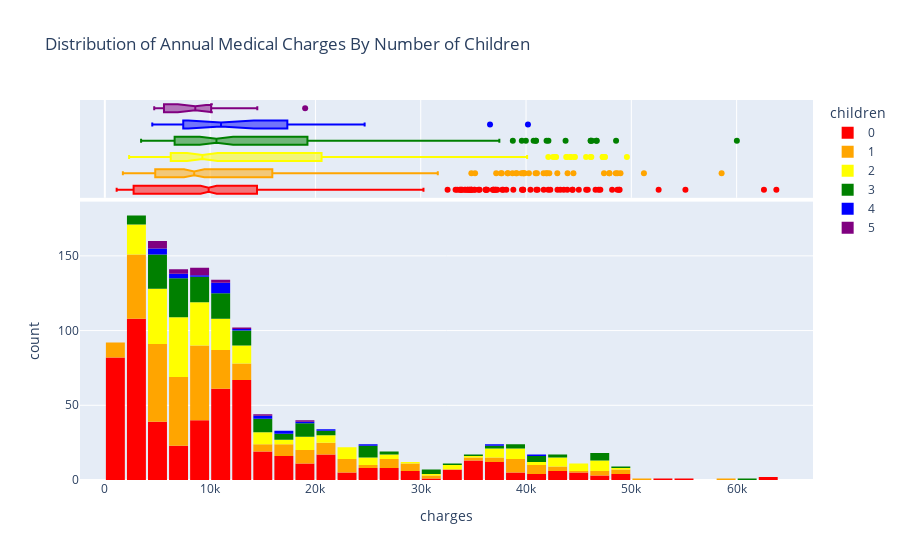

Source (notebook cell):
### Code cell
sorted_by_children_df = medical_df.sort_values('children')
fig = px.histogram(sorted_by_children_df,
                   x = 'charges',
                   marginal = 'box',
                   color = 'children',
                   color_discrete_sequence = ['red', 'orange', 'yellow', 'green', 'blue', 'purple'],
                   title = 'Distribution of Annual Medical Charges By Number of Children')
fig.update_layout(bargap = 0.1)
fig.show()

### Figure 1 — Plotly figure (JSON) as saved in the notebook; plotly's stock layout.template omitted (floating-point values rounded to 4 significant figures; data arrays with more than 128 entries replaced by an {"elided": "..."} marker saying what was removed)
{"data": [{"bingroup": "x", "hovertemplate": "children=0<br>charges=%{x}<br>count=%{y}<extra></extra>", "legendgroup": "0", "marker": {"color": "red", "pattern": {"shape": ""}}, "name": "0", "orientation": "v", "showlegend": true, "type": "histogram", "x": {"elided": "574 float values"}, "xaxis": "x", "yaxis": "y"}, {"hovertemplate": "children=0<br>charges=%{x}<extra></extra>", "legendgroup": "0", "marker": {"color": "red"}, "name": "0", "notched": true, "showlegend": false, "type": "box", "x": {"elided": "574 float values"}, "xaxis": "x2", "yaxis": "y2"}, {"bingroup": "x", "hovertemplate": "children=1<br>charges=%{x}<br>count=%{y}<extra></extra>", "legendgroup": "1", "marker": {"color": "orange", "pattern": {"shape": ""}}, "name": "1", "orientation": "v", "showlegend": true, "type": "histogram", "x": {"elided": "324 float values"}, "xaxis": "x", "yaxis": "y"}, {"hovertemplate": "children=1<br>charges=%{x}<extra></extra>", "legendgroup": "1", "marker": {"color": "orange"}, "name": "1", "notched": true, "showlegend": false, "type": "box", "x": {"elided": "324 float values"}, "xaxis": "x2", "yaxis": "y2"}, {"bingroup": "x", "hovertemplate": "children=2<br>charges=%{x}<br>count=%{y}<extra></extra>", "legendgroup": "2", "marker": {"color": "yellow", "pattern": {"shape": ""}}, "name": "2", "orientation": "v", "showlegend": true, "type": "histogram", "x": {"elided": "240 float values"}, "xaxis": "x", "yaxis": "y"}, {"hovertemplate": "children=2<br>charges=%{x}<extra></extra>", "legendgroup": "2", "marker": {"color": "yellow"}, "name": "2", "notched": true, "showlegend": false, "type": "box", "x": {"elided": "240 float values"}, "xaxis": "x2", "yaxis": "y2"}, {"bingroup": "x", "hovertemplate": "children=3<br>charges=%{x}<br>count=%{y}<extra></extra>", "legendgroup": "3", "marker": {"color": "green", "pattern": {"shape": ""}}, "name": "3", "orientation": "v", "showlegend": true, "type": "histogram", "x": {"elided": "157 float values"}, "xaxis": "x", "yaxis": "y"}, {"hovertemplate": "children=3<br>charges=%{x}<extra></extra>", "legendgroup": "3", "marker": {"color": "green"}, "name": "3", "notched": true, "showlegend": false, "type": "box", "x": {"elided": "157 float values"}, "xaxis": "x2", "yaxis": "y2"}, {"bingroup": "x", "hovertemplate": "children=4<br>charges=%{x}<br>count=%{y}<extra></extra>", "legendgroup": "4", "marker": {"color": "blue", "pattern": {"shape": ""}}, "name": "4", "orientation": "v", "showlegend": true, "type": "histogram", "x": [7512.0, 36580.0, 10740.0, 21470.0, 10410.0, 19500.0, 11300.0, 4878.0, 6059.0, 7244.0, 11030.0, 15830.0, 24670.0, 11520.0, 11020.0, 4561.0, 17130.0, 40180.0, 4505.0, 14390.0, 8163.0, 12950.0, 5709.0, 17940.0, 10980.0], "xaxis": "x", "yaxis": "y"}, {"hovertemplate": "children=4<br>charges=%{x}<extra></extra>", "legendgroup": "4", "marker": {"color": "blue"}, "name": "4", "notched": true, "showlegend": false, "type": "box", "x": [7512.0, 36580.0, 10740.0, 21470.0, 10410.0, 19500.0, 11300.0, 4878.0, 6059.0, 7244.0, 11030.0, 15830.0, 24670.0, 11520.0, 11020.0, 4561.0, 17130.0, 40180.0, 4505.0, 14390.0, 8163.0, 12950.0, 5709.0, 17940.0, 10980.0], "xaxis": "x2", "yaxis": "y2"}, {"bingroup": "x", "hovertemplate": "children=5<br>charges=%{x}<br>count=%{y}<extra></extra>", "legendgroup": "5", "marker": {"color": "purple", "pattern": {"shape": ""}}, "name": "5", "orientation": "v", "showlegend": true, "type": "histogram", "x": [8582.0, 6666.0, 5080.0, 6799.0, 9789.0, 8597.0, 5615.0, 9222.0, 4688.0, 8966.0, 10100.0, 14480.0, 12590.0, 19020.0, 4831.0, 6654.0, 11550.0, 4915.0], "xaxis": "x", "yaxis": "y"}, {"hovertemplate": "children=5<br>charges=%{x}<extra></extra>", "legendgroup": "5", "marker": {"color": "purple"}, "name": "5", "notched": true, "showlegend": false, "type": "box", "x": [8582.0, 6666.0, 5080.0, 6799.0, 9789.0, 8597.0, 5615.0, 9222.0, 4688.0, 8966.0, 10100.0, 14480.0, 12590.0, 19020.0, 4831.0, 6654.0, 11550.0, 4915.0], "xaxis": "x2", "yaxis": "y2"}], "layout": {"bargap": 0.1, "barmode": "relative", "legend": {"title": {"text": "children"}, "tracegroupgap": 0}, "title": {"text": "Distribution of Annual Medical Charges By Number of Children"}, "xaxis": {"anchor": "y", "domain": [0, 1], "title": {"text": "charges"}}, "xaxis2": {"anchor": "y2", "domain": [0, 1], "matches": "x", "showgrid": true, "showticklabels": false}, "yaxis": {"anchor": "x", "domain": [0, 0.7326], "title": {"text": "count"}}, "yaxis2": {"anchor": "x2", "domain": [0.7426, 1], "matches": "y2", "showgrid": false, "showline": false, "showticklabels": false, "ticks": ""}}}
